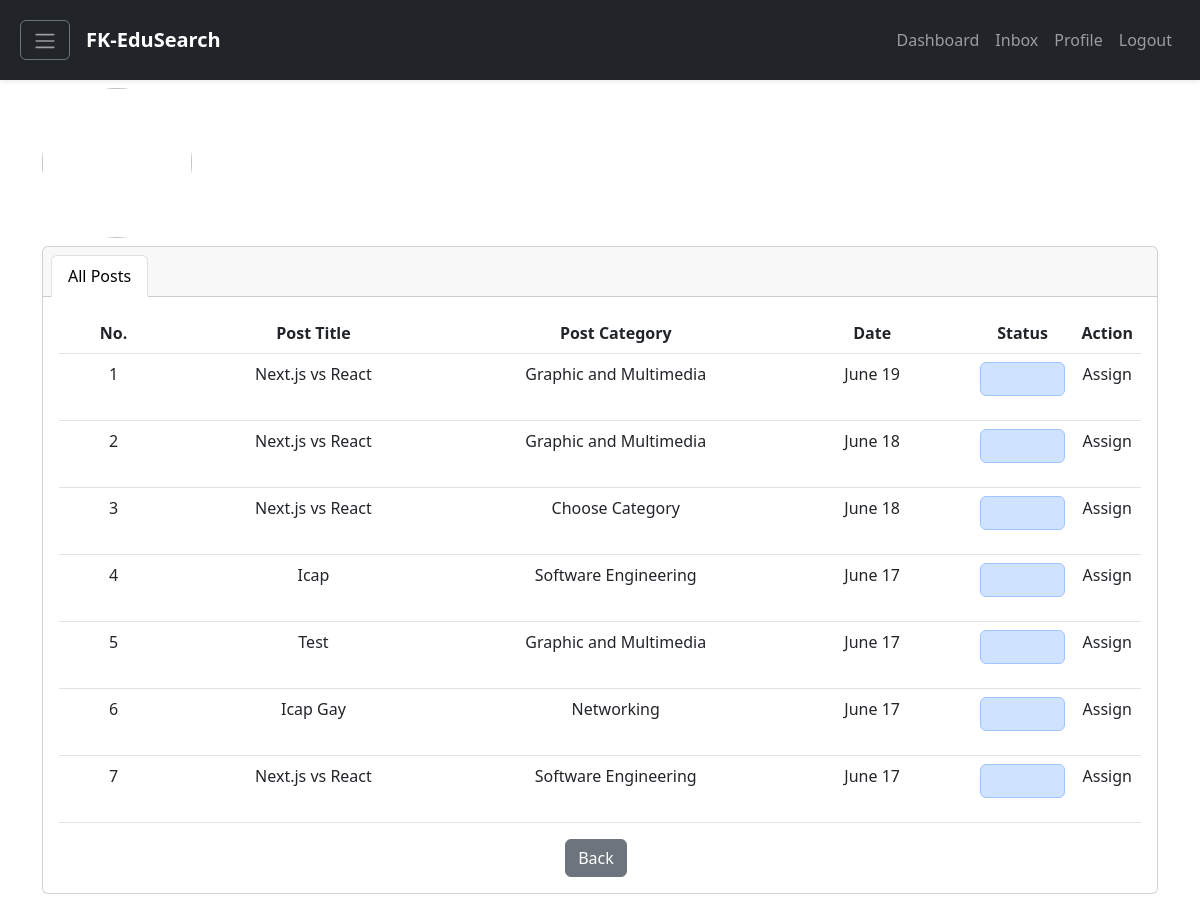
Page /adminPost.php on the committed database.
### tables this page shows
CREATE TABLE `post` (
  `postid` int NOT NULL,
  `userid` int DEFAULT NULL,
  `replyid` int DEFAULT NULL,
  `postTopic` varchar(60) NOT NULL,
  `postContent` varchar(1000) NOT NULL,
  `postCategory` varchar(60) NOT NULL,
  `image` longblob NOT NULL,
  `postDate` timestamp NOT NULL DEFAULT CURRENT_TIMESTAMP ON UPDATE CURRENT_TIMESTAMP,
  `postStatus` varchar(60) DEFAULT NULL
);

### classes/Post.classes.php (called while the page is built, shortened)
<?php
class Post extends Connection
{
    public function getAllPost() {
        $connection = $this->getConnection();
        $query = "SELECT * FROM POST ORDER BY postDate DESC";
        $result = mysqli_query($connection, $query);
        if(!$result) {
            return false;
        } else {
            return $result;
        }
    }
}
?>

### classes/PostController.classes.php (called while the page is built, shortened)
<?php
class PostController extends Post
{
    public function getAllPostController() {
        return $this->getAllPost();
    }
}
?>

### adminPost.php (the view, shortened to what this page needs)
<!DOCTYPE html>
<html lang="en">
<head>
    <link
        rel="stylesheet"
        href="https://cdnjs.cloudflare.com/ajax/libs/animate.css/4.1.1/animate.min.css"
    />
    <link href="https://cdn.jsdelivr.net/npm/bootstrap@5.3.0-alpha3/dist/css/bootstrap.min.css" rel="stylesheet">
</head>
<body>
    <?php include "components/navigation.php"; ?>
    <?php include "config/autoload.php";
        $getPost = new PostController();
        $user_data = json_decode($_COOKIE['user_data'], true);
        $allPost = $getPost->getAllPostController();
    ?>
<div class="container py-4">
        <h4 class="mt-5"><img style="width:150px; height:150px" class="rounded-circle mt-3 me-2" src="https://cdn.pixabay.com/photo/2015/10/05/22/37/blank-profile-picture-973460_960_720.png" height="30"><?php echo''.$user_data['fullname'].''?></h4>
        <div class="card text-center">
            <div class="card-header">
                <ul class="nav nav-tabs card-header-tabs">
                    <li class="nav-item">
                        <a class="nav-link active" aria-current="page" data-bs-toggle="tab" href="#allPost"> All Posts</a>
                    </li>
                </ul>
            </div>
            <div class="card-body">
                <div class="tab-content">
                    <div id="allPost" class="tab-pane fade show active">
                        <table class="table">
                            <thead>
                                <tr>
                                    <th style="width:200px;">No.</th>
                                    <th style="width:600px;">Post Title</th>
                                    <th style="width:600px;">Post Category</th>
                                    <th style="width:400px">Date</th>
                                    <th style="width:150px">Status</th>
                                    <th style="width:50px">Action</th>
                                </tr>
                            </thead>
                            <tbody>
                                <?php
                                if ($allPost) {
                                    if ($allPost->num_rows > 0) {
                                        $counter = 1;
                                        while ($row = $allPost->fetch_assoc()) {
                                            $postID = $row['postid'];
                                            $postTopic = $row['postTopic'];
                                            $postContent = $row['postContent'];
                                            $postCategory = $row['postCategory'];
                                            $postStatus = $row['postStatus'];
                                            echo '
                                            <tr>
                                                <td>'.$counter.'</td>
                                                <td>'.$postTopic.'</td>
                                                <td>'.$postCategory.'</td>
                                                <td>'. date("F d", strtotime($row['postDate'])).'</td>
                                                <td>
                                                    <div class="alert alert-primary" role="alert">
                                                        '.$postStatus.'
                                                    </div>
                                                </td>
                                                <td>
                                                    <a class="dropdown-item" href="" data-bs-toggle="modal" data-bs-target="#updateModel'.$postID.'" >Assign</a>
                                                </td>
                                            </tr>
                                            <div class="modal fade update-post animate__animated animate__fadeInDown" id="updateModel'.$postID.'" tabindex="-1" aria-labelledby="updateModalLabel" aria-hidden="true">
                                                                    <small><b>'.$user_data['fullname'].'</b></small>
                                                                <input type="hidden" name="postID" value="'.$postID.'">
                                                                        <option selected>'.$postCategory.'</option>
                                                                    <input type="text" class="form-control" id="topic" name="topic" value="'.$postTopic.'">
                                                                    <textarea class="form-control" id="content" name="content" rows="3">'.$postContent.'</textarea>
                                            </div>
                                            ';
                                            $counter++;
                                        }
                                    }
                                }
                                ?>
                            </tbody>
                        </table>
                        <button type="button" class="btn btn-secondary me-2">Back</button>
                    </div>
                </div>
            </div>
        </div>
    </div>
</body>
</html>

### rows in the picture
post: postTopic "Next.js vs React", postCategory "Graphic and Multimedia", postDate "June 19"
post: postTopic "Next.js vs React", postCategory "Graphic and Multimedia", postDate "June 18"
post: postTopic "Next.js vs React", postCategory "Choose Category", postDate "June 18"
post: postTopic "Icap", postCategory "Software Engineering", postDate "June 17"
post: postTopic "Test", postCategory "Graphic and Multimedia", postDate "June 17"
post: postTopic "Icap Gay", postCategory "Networking", postDate "June 17"
post: postTopic "Next.js vs React", postCategory "Software Engineering", postDate "June 17"
